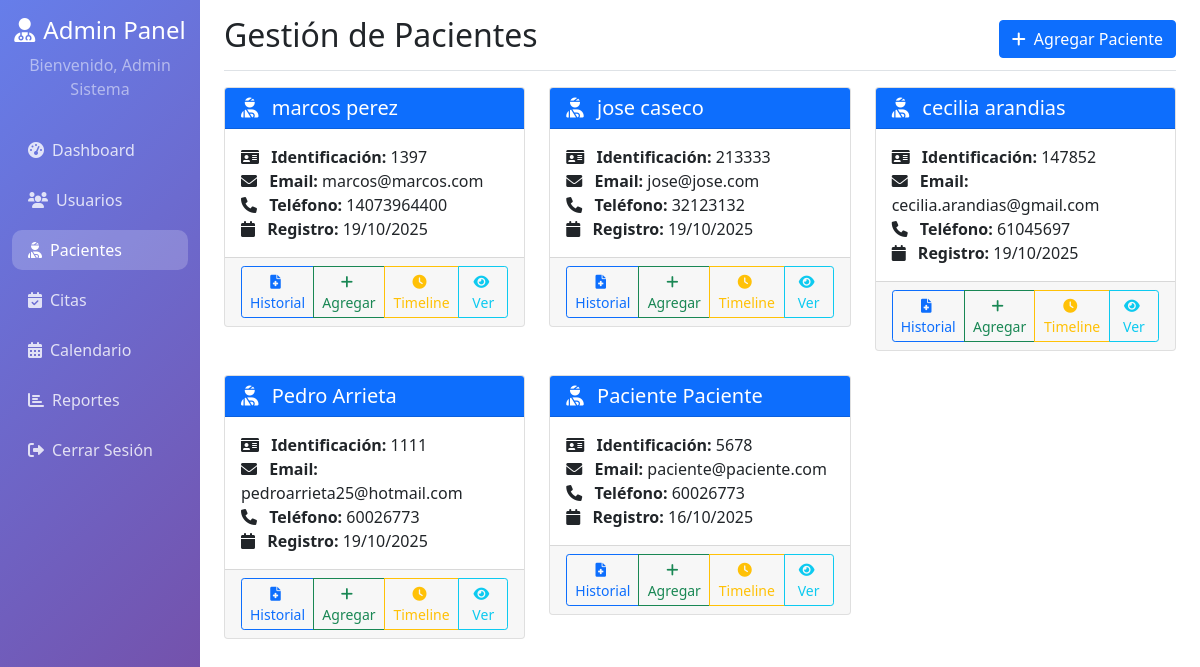
/admin/pacientes.php (signed in), run on the app's committed database.
### tables this page shows
CREATE TABLE `usuarios` (
  `id` int(11) NOT NULL,
  `nombre` varchar(100) NOT NULL,
  `apellido` varchar(100) NOT NULL,
  `email` varchar(150) DEFAULT NULL,
  `identificacion` varchar(20) DEFAULT NULL,
  `telefono` varchar(20) DEFAULT NULL,
  `password` varchar(255) NOT NULL,
  `tipo_usuario` enum('administrador','doctor','paciente') NOT NULL,
  `especialidad` varchar(100) DEFAULT NULL,
  `fecha_registro` timestamp NOT NULL DEFAULT current_timestamp(),
  `activo` tinyint(1) DEFAULT 1
);

### admin/pacientes.php (the view, shortened to what this page needs)
<?php
$database = new Database();
$db = $database->getConnection();
$query = "SELECT id, nombre, apellido, email, identificacion, telefono, fecha_registro
          FROM usuarios
          WHERE tipo_usuario = 'paciente' AND activo = 1
          ORDER BY fecha_registro DESC";
$stmt = $db->prepare($query);
$stmt->execute();
?>
<!DOCTYPE html>
<html lang="es">
<head>
    <link href="https://cdn.jsdelivr.net/npm/bootstrap@5.1.3/dist/css/bootstrap.min.css" rel="stylesheet">
    <link href="https://cdnjs.cloudflare.com/ajax/libs/font-awesome/6.0.0/css/all.min.css" rel="stylesheet">
</head>
<body>
    <div class="container-fluid">
        <div class="row">
            <nav class="col-md-3 col-lg-2 d-md-block sidebar collapse">
                <div class="position-sticky pt-3">
                    <div class="text-center mb-4">
                        <h4 class="text-white"><i class="fas fa-user-md me-2"></i>Admin Panel</h4>
                        <p class="text-white-50">Bienvenido, <?php echo $_SESSION['user_name']; ?></p>
                    </div>
                    <ul class="nav flex-column">
                        <li class="nav-item">
                            <a class="nav-link" href="dashboard.php">
                                <i class="fas fa-tachometer-alt me-2"></i>Dashboard
                            </a>
                        </li>
                        <li class="nav-item">
                            <a class="nav-link" href="usuarios.php">
                                <i class="fas fa-users me-2"></i>Usuarios
                            </a>
                        </li>
                        <li class="nav-item">
                            <a class="nav-link active" href="pacientes.php">
                                <i class="fas fa-user-injured me-2"></i>Pacientes
                            </a>
                        </li>
                        <li class="nav-item">
                            <a class="nav-link" href="citas.php">
                                <i class="fas fa-calendar-check me-2"></i>Citas
                            </a>
                        </li>
                        <li class="nav-item">
                            <a class="nav-link" href="calendario.php">
                                <i class="fas fa-calendar-alt me-2"></i>Calendario
                            </a>
                        </li>
                        <li class="nav-item">
                            <a class="nav-link" href="reportes.php">
                                <i class="fas fa-chart-bar me-2"></i>Reportes
                            </a>
                        </li>
                        <li class="nav-item">
                            <a class="nav-link" href="../logout.php">
                                <i class="fas fa-sign-out-alt me-2"></i>Cerrar Sesión
                            </a>
                        </li>
                    </ul>
                </div>
            </nav>
            <main class="col-md-9 ms-sm-auto col-lg-10 px-md-4">
                <div class="d-flex justify-content-between flex-wrap flex-md-nowrap align-items-center pt-3 pb-2 mb-3 border-bottom">
                    <h1 class="h2">Gestión de Pacientes</h1>
                    <button class="btn btn-primary" data-bs-toggle="modal" data-bs-target="#addPatientModal">
                        <i class="fas fa-plus me-2"></i>Agregar Paciente
                    </button>
                </div>
                <div class="row">
                    <?php while($patient = $stmt->fetch(PDO::FETCH_ASSOC)): ?>
                    <div class="col-md-6 col-lg-4 mb-4">
                        <div class="card patient-card">
                            <div class="card-header bg-primary text-white">
                                <h5 class="card-title mb-0">
                                    <i class="fas fa-user-injured me-2"></i>
                                    <?php echo htmlspecialchars($patient['nombre'] . ' ' . $patient['apellido']); ?>
                                </h5>
                            </div>
                            <div class="card-body">
                                <p class="card-text">
                                    <i class="fas fa-id-card me-2"></i>
                                    <strong>Identificación:</strong> <?php echo htmlspecialchars($patient['identificacion']); ?><br>
                                    <i class="fas fa-envelope me-2"></i>
                                    <strong>Email:</strong> <?php echo htmlspecialchars($patient['email']); ?><br>
                                    <i class="fas fa-phone me-2"></i>
                                    <strong>Teléfono:</strong> <?php echo htmlspecialchars($patient['telefono']); ?><br>
                                    <i class="fas fa-calendar me-2"></i>
                                    <strong>Registro:</strong> <?php echo date('d/m/Y', strtotime($patient['fecha_registro'])); ?>
                                </p>
                            </div>
                            <div class="card-footer">
                                <div class="btn-group w-100" role="group">
                                    <button class="btn btn-outline-primary btn-sm" onclick="viewPatientHistory(<?php echo $patient['id']; ?>)">
                                        <i class="fas fa-file-medical me-1"></i>Historial
                                    </button>
                                    <button class="btn btn-outline-success btn-sm" onclick="addMedicalHistory(<?php echo $patient['id']; ?>)">
                                        <i class="fas fa-plus me-1"></i>Agregar
                                    </button>
                                    <button class="btn btn-outline-warning btn-sm" onclick="viewPatientTimeline(<?php echo $patient['id']; ?>, '<?php echo htmlspecialchars($patient['nombre'] . ' ' . $patient['apellido']); ?>')">
                                        <i class="fas fa-clock me-1"></i>Timeline
                                    </button>
                                    <a href="patient_medical_info.php?id=<?php echo $patient['id']; ?>" class="btn btn-outline-info btn-sm">
                                        <i class="fas fa-eye me-1"></i>Ver
                                    </a>
                                </div>
                            </div>
                        </div>
                    </div>
                    <?php endwhile; ?>
                </div>
            </main>
        </div>
    </div>
</body>
</html>

### admin/pacientes.php (style rules this page uses)
.sidebar { min-height: 100vh; background: linear-gradient(135deg, #667eea 0%, #764ba2 100%); }
.sidebar .nav-link { color: rgba(255,255,255,0.8); border-radius: 10px; margin: 5px 0; }
.sidebar .nav-link:hover, .sidebar .nav-link.active { color: white; background: rgba(255,255,255,0.2); }
.patient-card { transition: transform 0.2s; }

### data on the page
usuarios: nombre+apellido "marcos perez", identificacion "1397", email "marcos@marcos.com", telefono "14073964400", fecha_registro "19/10/2025"
usuarios: nombre+apellido "jose caseco", identificacion "213333", email "jose@jose.com", telefono "32123132", fecha_registro "19/10/2025"
usuarios: nombre+apellido "cecilia arandias", identificacion "147852", email "cecilia.arandias@gmail.com", telefono "61045697", fecha_registro "19/10/2025"
usuarios: nombre+apellido "Pedro Arrieta", identificacion "1111", email "pedroarrieta25@hotmail.com", telefono "60026773", fecha_registro "19/10/2025"
usuarios: nombre+apellido "Paciente Paciente", identificacion "5678", email "paciente@paciente.com", telefono "60026773", fecha_registro "16/10/2025"

### other printed values
$_SESSION['user_name'] "Admin Sistema"
